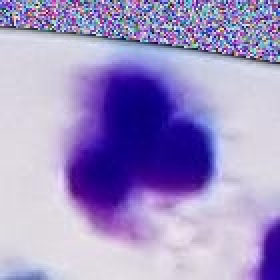
#> input picture cells_train/11.jpg, 140 x 140 px, found by its file name (shown 2 times larger); its folder holds 4 pictures in this run
$ python histogram_dim.py
#> lines starting #> are read from the running program, lines starting #| are printed output that depends on the picture
import os
from PIL import Image
import matplotlib.pyplot as plt
from collections import Counter

# Directorio con las imágenes
path = "c:/Malaria/Dataset/train/cells_train"

# Verifica si la carpeta existe
if not os.path.exists(path):
    raise ValueError(f"El directorio '{path}' no existe.")

# Lista para guardar las dimensiones de las imágenes
dimensions = []

# Recorre las imágenes en la carpeta
for image_file in os.listdir(path):
    # Solo procesa archivos con extensiones de imágenes comunes
    if image_file.lower().endswith(('.png', '.jpg', '.jpeg')):
        with Image.open(os.path.join(path, image_file)) as img:
#> img is the input picture: PIL image 140x140 RGB; mean R, G, B 161.4, 148.1, 199.5
            width, height = img.size
#> width = 140; height = 140
            dimensions.append((width, height))

# Contar las dimensiones repetidas
counter = Counter(dimensions)

# Ordenar por dimensiones (primero por ancho, luego por alto)
sorted_dimensions = sorted(counter.items(), key=lambda x: (x[0][0], x[0][1]))

# Preparar datos para el histograma
labels, values = zip(*sorted_dimensions)
labels_str = [f"{dim[0]}x{dim[1]}" for dim in labels]

# Graficar histograma
plt.figure(figsize=(15, 7))
bars = plt.bar(labels_str, values)

# Añadir la cantidad de fotos sobre cada barra
for bar in bars:
    height = bar.get_height()
    plt.text(bar.get_x() + bar.get_width()/2, height + 0.5, str(int(height)),
             ha='center', va='bottom', fontsize=9)

plt.xticks(rotation=90)
plt.ylabel('Cantidad de Imágenes')
plt.xlabel('Dimensiones (AnchoxAlto)')
plt.title('Histograma de Dimensiones de Imágenes en la Carpeta "cells"')
plt.tight_layout()
plt.show()
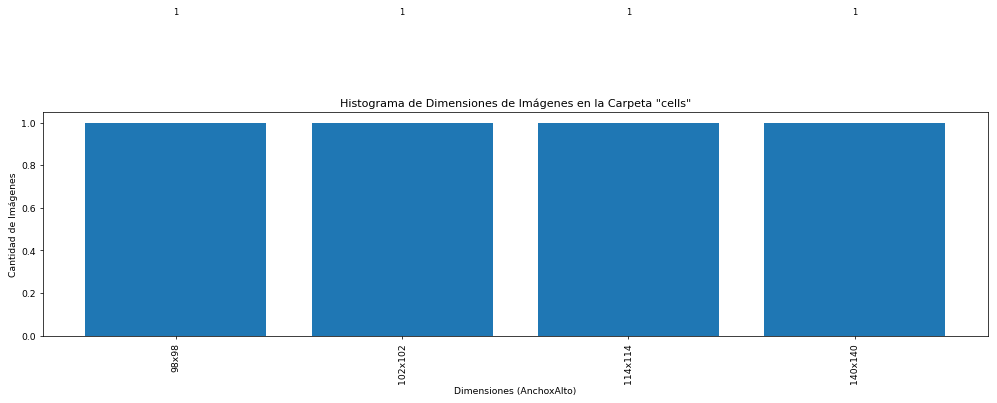
#> figure drawn by matplotlib, 1 panel
